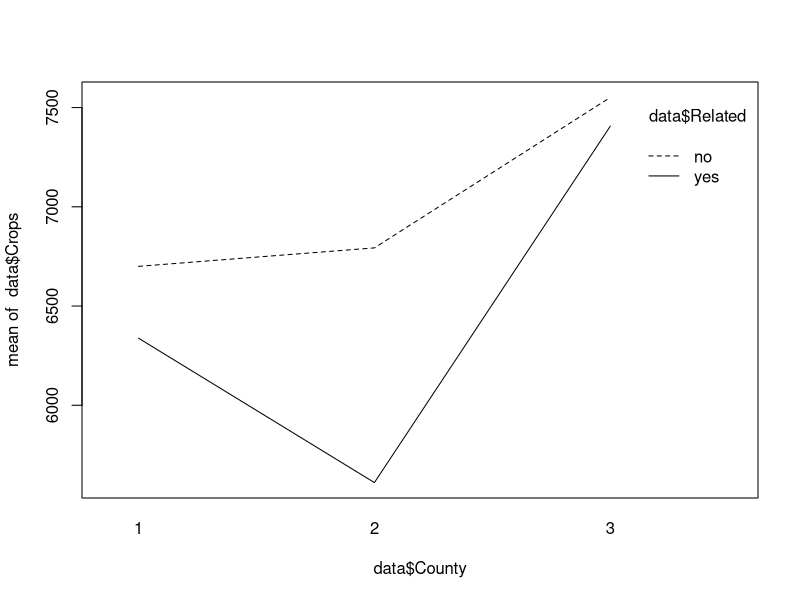
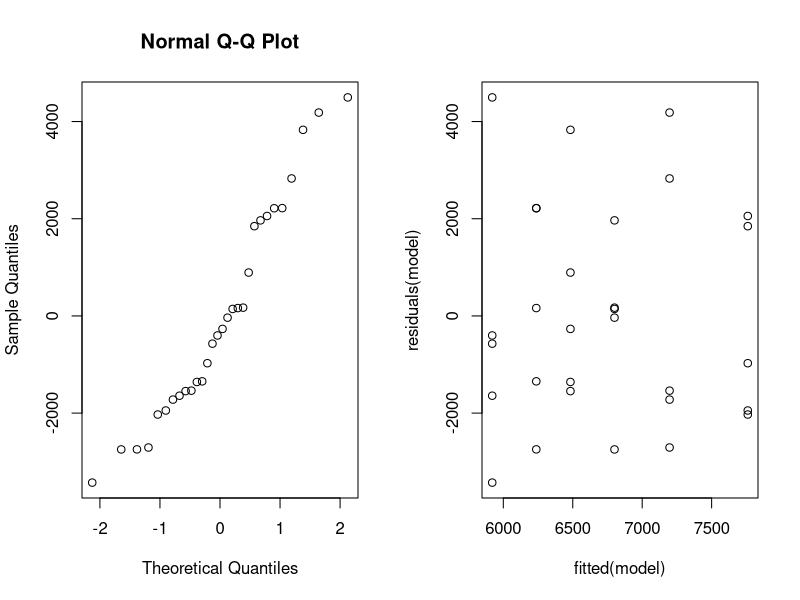
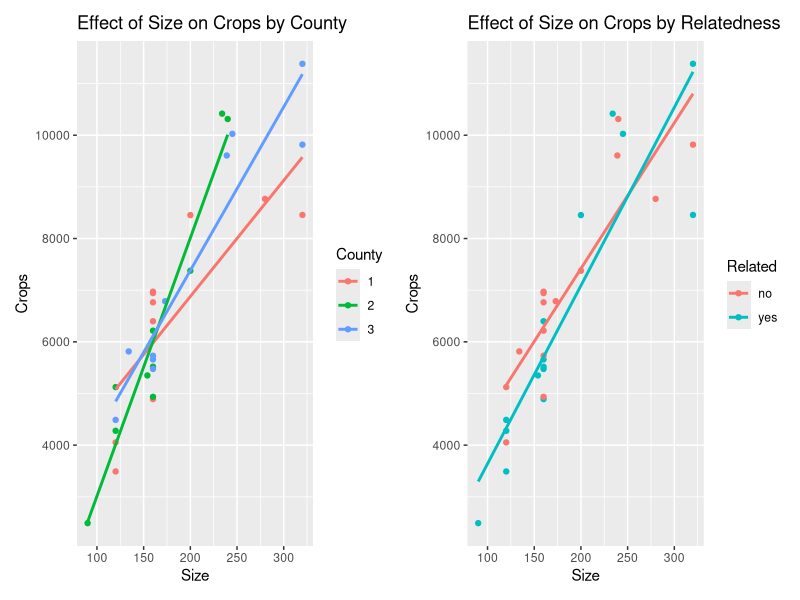

The R source for these figures, in order:
library(ggplot2)
library(patchwork)

# Read the data
setwd("~/Library/CloudStorage/OneDrive-UvA/CLS/Experimental Design and Data Analysis/Assignment 1/EDDA_assignment1")
data <- read.table("crops.txt", header=TRUE)
data$County <- factor(data$County)  
data$Related <- factor(data$Related, levels = c("no", "yes"))


# a

## Plot the data to observe interaction
interaction.plot(data$County, data$Related, data$Crops)

## Run ANOVA
model_int = lm(Crops ~ County * Related, data=data); anova(model_int); summary(model_int)
model = lm(Crops ~ County + Related, data=data); anova(model); summary(model)

## Check distribution of residuals
par(mfrow=c(1,2)); qqnorm(residuals(model))
plot(fitted(model), residuals(model))

## Estimate the crops for a typical farm in County 3 for which landlord and tenant are not related

farm1 <- data.frame(County = factor(3, levels = levels(data$County)),
                   Related = "no")
predicted_crops1 <- predict(model, newdata = farm1)
predicted_crops1


#b

## Check interaction county/related and size
p1 <- ggplot(data, aes(x=Size, y=Crops, color=County)) +
  geom_point() +
  geom_smooth(method="lm", se=FALSE) +
  ggtitle("Effect of Size on Crops by County")
p2 <- ggplot(data, aes(x=Size, y=Crops, color=Related)) +
  geom_point() +
  geom_smooth(method="lm", se=FALSE) +
  ggtitle("Effect of Size on Crops by Relatedness")
p1 + p2

## Model with interaction between County and Size - BEST!!!
model_interact_county <- lm(Crops ~ County * Size + Related, data = data)
anova(model_interact_county); summary(model_interact_county)

## Model with interaction between Related and Size
model_interact_related <- lm(Crops ~ County + Related * Size, data = data)
anova(model_interact_related); summary(model_interact_related)

## Simple ANCOVA model
model_simple <- lm(Crops ~ County + Related + Size, data = data)
anova(model_simple); summary(model_simple)


# c

## Explain these observations:
anova(model_interact_county); summary(model_interact_county)


# d
farm2 <- data.frame(County = factor(2, levels = levels(data$County)),
                      Size = 165,
                      Related = "yes")
predicted_crops2 <- predict(model_interact_county, farm2, interval="prediction")
predicted_crops2
